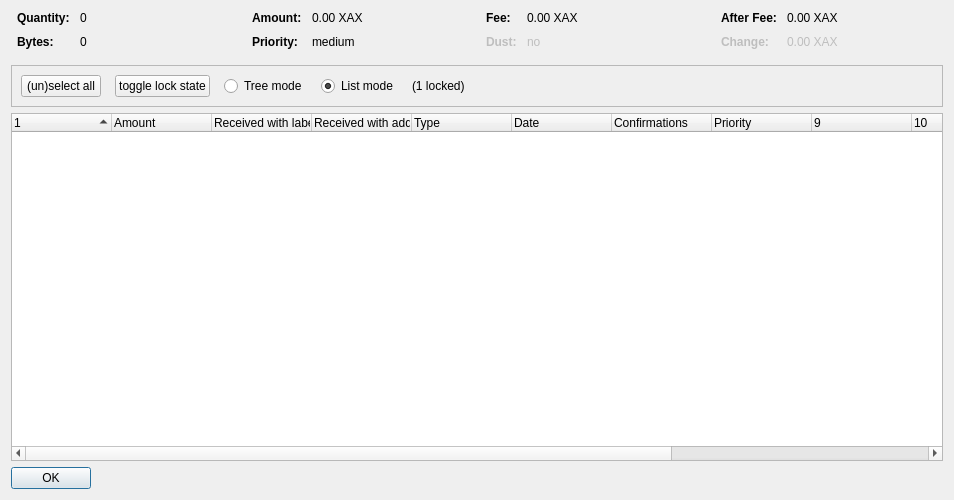
<?xml version="1.0" encoding="UTF-8"?>
<ui version="4.0">
 <class>CoinControlDialog</class>
 <widget class="QDialog" name="CoinControlDialog">
  <property name="geometry">
   <rect>
    <x>0</x>
    <y>0</y>
    <width>954</width>
    <height>500</height>
   </rect>
  </property>
  <property name="windowTitle">
   <string>Coin Selection</string>
  </property>
  <layout class="QVBoxLayout" name="verticalLayout">
   <item>
    <layout class="QHBoxLayout" name="horizontalLayoutTop" stretch="0,0,0,0">
     <property name="topMargin">
      <number>0</number>
     </property>
     <property name="bottomMargin">
      <number>10</number>
     </property>
     <item>
      <layout class="QFormLayout" name="formLayoutCoinControl1">
       <property name="horizontalSpacing">
        <number>10</number>
       </property>
       <property name="verticalSpacing">
        <number>10</number>
       </property>
       <property name="leftMargin">
        <number>6</number>
       </property>
       <property name="rightMargin">
        <number>6</number>
       </property>
       <item row="0" column="0">
        <widget class="QLabel" name="labelCoinControlQuantityText">
         <property name="font">
          <font>
           <weight>75</weight>
           <bold>true</bold>
          </font>
         </property>
         <property name="text">
          <string>Quantity:</string>
         </property>
        </widget>
       </item>
       <item row="0" column="1">
        <widget class="QLabel" name="labelCoinControlQuantity">
         <property name="cursor">
          <cursorShape>IBeamCursor</cursorShape>
         </property>
         <property name="contextMenuPolicy">
          <enum>Qt::ActionsContextMenu</enum>
         </property>
         <property name="text">
          <string notr="true">0</string>
         </property>
         <property name="textInteractionFlags">
          <set>Qt::LinksAccessibleByMouse|Qt::TextSelectableByKeyboard|Qt::TextSelectableByMouse</set>
         </property>
        </widget>
       </item>
       <item row="1" column="0">
        <widget class="QLabel" name="labelCoinControlBytesText">
         <property name="font">
          <font>
           <weight>75</weight>
           <bold>true</bold>
          </font>
         </property>
         <property name="text">
          <string>Bytes:</string>
         </property>
        </widget>
       </item>
       <item row="1" column="1">
        <widget class="QLabel" name="labelCoinControlBytes">
         <property name="cursor">
          <cursorShape>IBeamCursor</cursorShape>
         </property>
         <property name="contextMenuPolicy">
          <enum>Qt::ActionsContextMenu</enum>
         </property>
         <property name="text">
          <string notr="true">0</string>
         </property>
         <property name="textInteractionFlags">
          <set>Qt::LinksAccessibleByMouse|Qt::TextSelectableByKeyboard|Qt::TextSelectableByMouse</set>
         </property>
        </widget>
       </item>
      </layout>
     </item>
     <item>
      <layout class="QFormLayout" name="formLayoutCoinControl2">
       <property name="horizontalSpacing">
        <number>10</number>
       </property>
       <property name="verticalSpacing">
        <number>10</number>
       </property>
       <property name="leftMargin">
        <number>6</number>
       </property>
       <property name="rightMargin">
        <number>6</number>
       </property>
       <item row="0" column="0">
        <widget class="QLabel" name="labelCoinControlAmountText">
         <property name="font">
          <font>
           <weight>75</weight>
           <bold>true</bold>
          </font>
         </property>
         <property name="text">
          <string>Amount:</string>
         </property>
        </widget>
       </item>
       <item row="0" column="1">
        <widget class="QLabel" name="labelCoinControlAmount">
         <property name="cursor">
          <cursorShape>IBeamCursor</cursorShape>
         </property>
         <property name="contextMenuPolicy">
          <enum>Qt::ActionsContextMenu</enum>
         </property>
         <property name="text">
          <string notr="true">0.00 XAX</string>
         </property>
         <property name="textInteractionFlags">
          <set>Qt::LinksAccessibleByMouse|Qt::TextSelectableByKeyboard|Qt::TextSelectableByMouse</set>
         </property>
        </widget>
       </item>
       <item row="1" column="0">
        <widget class="QLabel" name="labelCoinControlPriorityText">
         <property name="font">
          <font>
           <weight>75</weight>
           <bold>true</bold>
          </font>
         </property>
         <property name="text">
          <string>Priority:</string>
         </property>
        </widget>
       </item>
       <item row="1" column="1">
        <widget class="QLabel" name="labelCoinControlPriority">
         <property name="cursor">
          <cursorShape>IBeamCursor</cursorShape>
         </property>
         <property name="contextMenuPolicy">
          <enum>Qt::ActionsContextMenu</enum>
         </property>
         <property name="text">
          <string>medium</string>
         </property>
         <property name="textInteractionFlags">
          <set>Qt::LinksAccessibleByMouse|Qt::TextSelectableByKeyboard|Qt::TextSelectableByMouse</set>
         </property>
        </widget>
       </item>
      </layout>
     </item>
     <item>
      <layout class="QFormLayout" name="formLayoutCoinControl3">
       <property name="horizontalSpacing">
        <number>10</number>
       </property>
       <property name="verticalSpacing">
        <number>10</number>
       </property>
       <property name="leftMargin">
        <number>6</number>
       </property>
       <property name="rightMargin">
        <number>6</number>
       </property>
       <item row="0" column="0">
        <widget class="QLabel" name="labelCoinControlFeeText">
         <property name="font">
          <font>
           <weight>75</weight>
           <bold>true</bold>
          </font>
         </property>
         <property name="text">
          <string>Fee:</string>
         </property>
        </widget>
       </item>
       <item row="0" column="1">
        <widget class="QLabel" name="labelCoinControlFee">
         <property name="cursor">
          <cursorShape>IBeamCursor</cursorShape>
         </property>
         <property name="contextMenuPolicy">
          <enum>Qt::ActionsContextMenu</enum>
         </property>
         <property name="text">
          <string notr="true">0.00 XAX</string>
         </property>
         <property name="textInteractionFlags">
          <set>Qt::LinksAccessibleByMouse|Qt::TextSelectableByKeyboard|Qt::TextSelectableByMouse</set>
         </property>
        </widget>
       </item>
       <item row="1" column="0">
        <widget class="QLabel" name="labelCoinControlLowOutputText">
         <property name="enabled">
          <bool>false</bool>
         </property>
         <property name="font">
          <font>
           <weight>75</weight>
           <bold>true</bold>
          </font>
         </property>
         <property name="text">
          <string>Dust:</string>
         </property>
        </widget>
       </item>
       <item row="1" column="1">
        <widget class="QLabel" name="labelCoinControlLowOutput">
         <property name="enabled">
          <bool>false</bool>
         </property>
         <property name="cursor">
          <cursorShape>IBeamCursor</cursorShape>
         </property>
         <property name="contextMenuPolicy">
          <enum>Qt::ActionsContextMenu</enum>
         </property>
         <property name="text">
          <string>no</string>
         </property>
         <property name="textInteractionFlags">
          <set>Qt::LinksAccessibleByMouse|Qt::TextSelectableByKeyboard|Qt::TextSelectableByMouse</set>
         </property>
        </widget>
       </item>
      </layout>
     </item>
     <item>
      <layout class="QFormLayout" name="formLayoutCoinControl4">
       <property name="horizontalSpacing">
        <number>10</number>
       </property>
       <property name="verticalSpacing">
        <number>10</number>
       </property>
       <property name="leftMargin">
        <number>6</number>
       </property>
       <property name="rightMargin">
        <number>6</number>
       </property>
       <item row="0" column="0">
        <widget class="QLabel" name="labelCoinControlAfterFeeText">
         <property name="font">
          <font>
           <weight>75</weight>
           <bold>true</bold>
          </font>
         </property>
         <property name="text">
          <string>After Fee:</string>
         </property>
        </widget>
       </item>
       <item row="0" column="1">
        <widget class="QLabel" name="labelCoinControlAfterFee">
         <property name="cursor">
          <cursorShape>IBeamCursor</cursorShape>
         </property>
         <property name="contextMenuPolicy">
          <enum>Qt::ActionsContextMenu</enum>
         </property>
         <property name="text">
          <string notr="true">0.00 XAX</string>
         </property>
         <property name="textInteractionFlags">
          <set>Qt::LinksAccessibleByMouse|Qt::TextSelectableByKeyboard|Qt::TextSelectableByMouse</set>
         </property>
        </widget>
       </item>
       <item row="1" column="0">
        <widget class="QLabel" name="labelCoinControlChangeText">
         <property name="enabled">
          <bool>false</bool>
         </property>
         <property name="font">
          <font>
           <weight>75</weight>
           <bold>true</bold>
          </font>
         </property>
         <property name="text">
          <string>Change:</string>
         </property>
        </widget>
       </item>
       <item row="1" column="1">
        <widget class="QLabel" name="labelCoinControlChange">
         <property name="enabled">
          <bool>false</bool>
         </property>
         <property name="cursor">
          <cursorShape>IBeamCursor</cursorShape>
         </property>
         <property name="contextMenuPolicy">
          <enum>Qt::ActionsContextMenu</enum>
         </property>
         <property name="text">
          <string notr="true">0.00 XAX</string>
         </property>
         <property name="textInteractionFlags">
          <set>Qt::LinksAccessibleByMouse|Qt::TextSelectableByKeyboard|Qt::TextSelectableByMouse</set>
         </property>
        </widget>
       </item>
      </layout>
     </item>
    </layout>
   </item>
   <item>
    <widget class="QFrame" name="frame">
     <property name="minimumSize">
      <size>
       <width>0</width>
       <height>40</height>
      </size>
     </property>
     <property name="frameShape">
      <enum>QFrame::StyledPanel</enum>
     </property>
     <property name="frameShadow">
      <enum>QFrame::Sunken</enum>
     </property>
     <layout class="QHBoxLayout" name="horizontalLayout">
      <item>
       <layout class="QHBoxLayout" name="horizontalLayoutPanel" stretch="0,0,0,0,0,0">
        <property name="spacing">
         <number>14</number>
        </property>
        <item>
         <widget class="QPushButton" name="pushButtonSelectAll">
          <property name="sizePolicy">
           <sizepolicy hsizetype="Maximum" vsizetype="Fixed">
            <horstretch>0</horstretch>
            <verstretch>0</verstretch>
           </sizepolicy>
          </property>
          <property name="text">
           <string>(un)select all</string>
          </property>
          <property name="autoDefault">
           <bool>false</bool>
          </property>
         </widget>
        </item>
        <item>
         <widget class="QPushButton" name="pushButtonToggleLock">
          <property name="sizePolicy">
           <sizepolicy hsizetype="Maximum" vsizetype="Fixed">
            <horstretch>0</horstretch>
            <verstretch>0</verstretch>
           </sizepolicy>
          </property>
          <property name="text">
           <string>toggle lock state</string>
          </property>
          <property name="autoDefault">
           <bool>false</bool>
          </property>
         </widget>
        </item>
        <item>
         <widget class="QRadioButton" name="radioTreeMode">
          <property name="sizePolicy">
           <sizepolicy hsizetype="Maximum" vsizetype="Fixed">
            <horstretch>0</horstretch>
            <verstretch>0</verstretch>
           </sizepolicy>
          </property>
          <property name="text">
           <string>Tree mode</string>
          </property>
         </widget>
        </item>
        <item>
         <widget class="QRadioButton" name="radioListMode">
          <property name="sizePolicy">
           <sizepolicy hsizetype="Maximum" vsizetype="Fixed">
            <horstretch>0</horstretch>
            <verstretch>0</verstretch>
           </sizepolicy>
          </property>
          <property name="text">
           <string>List mode</string>
          </property>
          <property name="checked">
           <bool>true</bool>
          </property>
         </widget>
        </item>
        <item>
         <widget class="QLabel" name="labelLocked">
          <property name="text">
           <string>(1 locked)</string>
          </property>
         </widget>
        </item>
        <item>
         <spacer name="horizontalSpacer">
          <property name="orientation">
           <enum>Qt::Horizontal</enum>
          </property>
          <property name="sizeHint" stdset="0">
           <size>
            <width>40</width>
            <height>20</height>
           </size>
          </property>
         </spacer>
        </item>
       </layout>
      </item>
     </layout>
    </widget>
   </item>
   <item>
    <widget class="CoinControlTreeWidget" name="treeWidget">
     <property name="contextMenuPolicy">
      <enum>Qt::CustomContextMenu</enum>
     </property>
     <property name="sortingEnabled">
      <bool>false</bool>
     </property>
     <property name="columnCount">
      <number>13</number>
     </property>
     <attribute name="headerShowSortIndicator" stdset="0">
      <bool>true</bool>
     </attribute>
     <attribute name="headerStretchLastSection">
      <bool>false</bool>
     </attribute>
     <column>
      <property name="text">
       <string/>
      </property>
     </column>
     <column>
      <property name="text">
       <string>Amount</string>
      </property>
     </column>
     <column>
      <property name="text">
       <string>Received with label</string>
      </property>
     </column>
     <column>
      <property name="text">
       <string>Received with address</string>
      </property>
     </column>
     <column>
      <property name="text">
	<string>Type</string>
      </property>
     </column>
     <column>
      <property name="text">	 
       <string>Date</string>
      </property>
     </column>
     <column>
      <property name="text">
       <string>Confirmations</string>
      </property>
      <property name="toolTip">
       <string>Confirmed</string>
      </property>
     </column>
     <column>
      <property name="text">
       <string>Priority</string>
      </property>
     </column>
     <column>
      <property name="text">
       <string/>
      </property>
     </column>
     <column>
      <property name="text">
       <string/>
      </property>
     </column>
     <column>
      <property name="text">
       <string/>
      </property>
     </column>
     <column>
      <property name="text">
       <string/>
      </property>
     </column>
     <column>
      <property name="text">
       <string/>
      </property>
     </column>
    </widget>
   </item>
   <item>
    <widget class="QDialogButtonBox" name="buttonBox">
     <property name="sizePolicy">
      <sizepolicy hsizetype="Maximum" vsizetype="Fixed">
       <horstretch>0</horstretch>
       <verstretch>0</verstretch>
      </sizepolicy>
     </property>
     <property name="orientation">
      <enum>Qt::Horizontal</enum>
     </property>
     <property name="standardButtons">
      <set>QDialogButtonBox::Ok</set>
     </property>
    </widget>
   </item>
  </layout>
 </widget>
 <customwidgets>
  <customwidget>
   <class>CoinControlTreeWidget</class>
   <extends>QTreeWidget</extends>
   <header>coincontroltreewidget.h</header>
  </customwidget>
 </customwidgets>
 <resources/>
 <connections/>
</ui>
